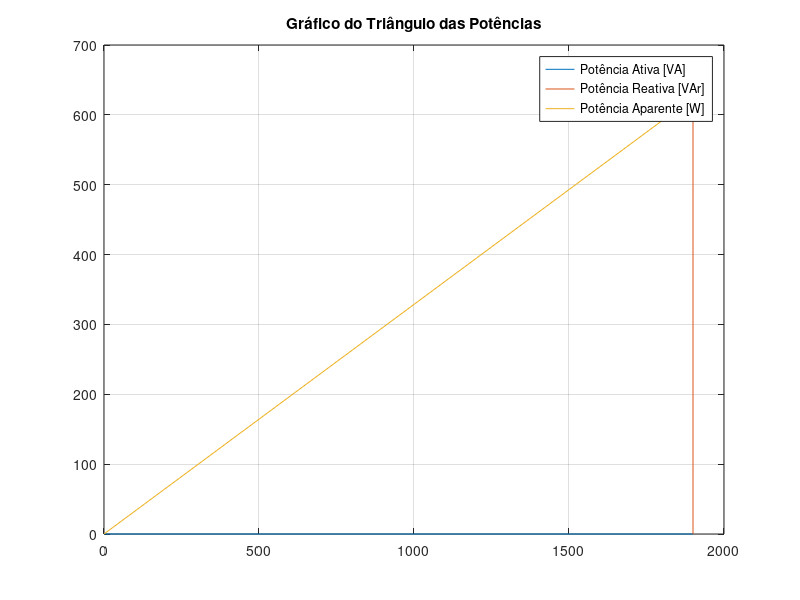
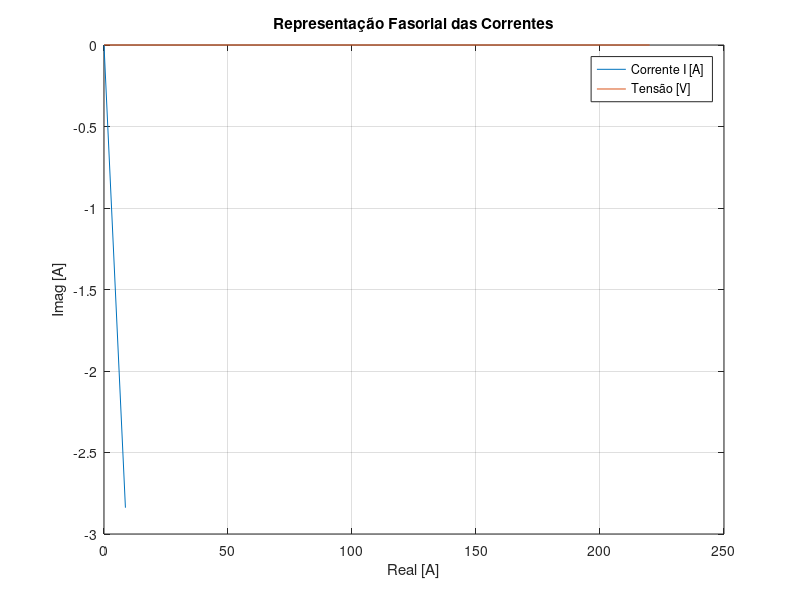

Here is the MATLAB script that generated these plots, in order:
# dados da questão
Sm = 2e3; # 2k Va
fp = 0.95; # 0.95
Vn = 220; # 220 rms
f = 60;

# calculo da potência complexa, ativa e reativa
S = Sm*exp(i*acos(fp));
P = real(S);
Q = imag(S);

# analisando no modelo de cargas em série
I = S/Vn;
V = Vn*exp(i*0);
Rs = P/abs(I)^2;
Xs = Q/abs(I)^2;
Ls = Xs/(2*pi*f); # encontrar a indutância
printf('Carga em série, \n R = %f Ohm e L = %f H\n', Rs, Ls);

# analisando no modelo de cargas em paralelo
Rp = (Vn)^2/P;
Xp = (Vn)^2/Q;
Lp = Xp/(2*pi*f); # encontrar a indutância
printf('Carga em paralelo, \n R = %f Ohm e L = %f H\n', Rp, Lp);

printf('Carga Complexa [VA]:');
S
printf('Potência Aparente [W]:');
abs(S)
printf('Potência Ativa [VA]');
P
printf('Potência Reativa [Var]:');
Q

# plotando o gráfico do triângulo das potências
figure(1);
plot([0 P], [0 0], [P P], [0 Q], [0 P], [0 Q]); grid on;
title('Gráfico do Triângulo das Potências');
legend('Potência Ativa [VA]', 'Potência Reativa [VAr]', ...
       'Potência Aparente [W]');

figure(2);
plot([0 real(I')],[0 imag(I')], [0 real(V)],[0 imag(V)]);
title('Representação Fasorial das Correntes');
xlabel('Real [A]'); ylabel('Imag [A]'); grid on;
legend('Corrente I [A]', 'Tensão [V]');
